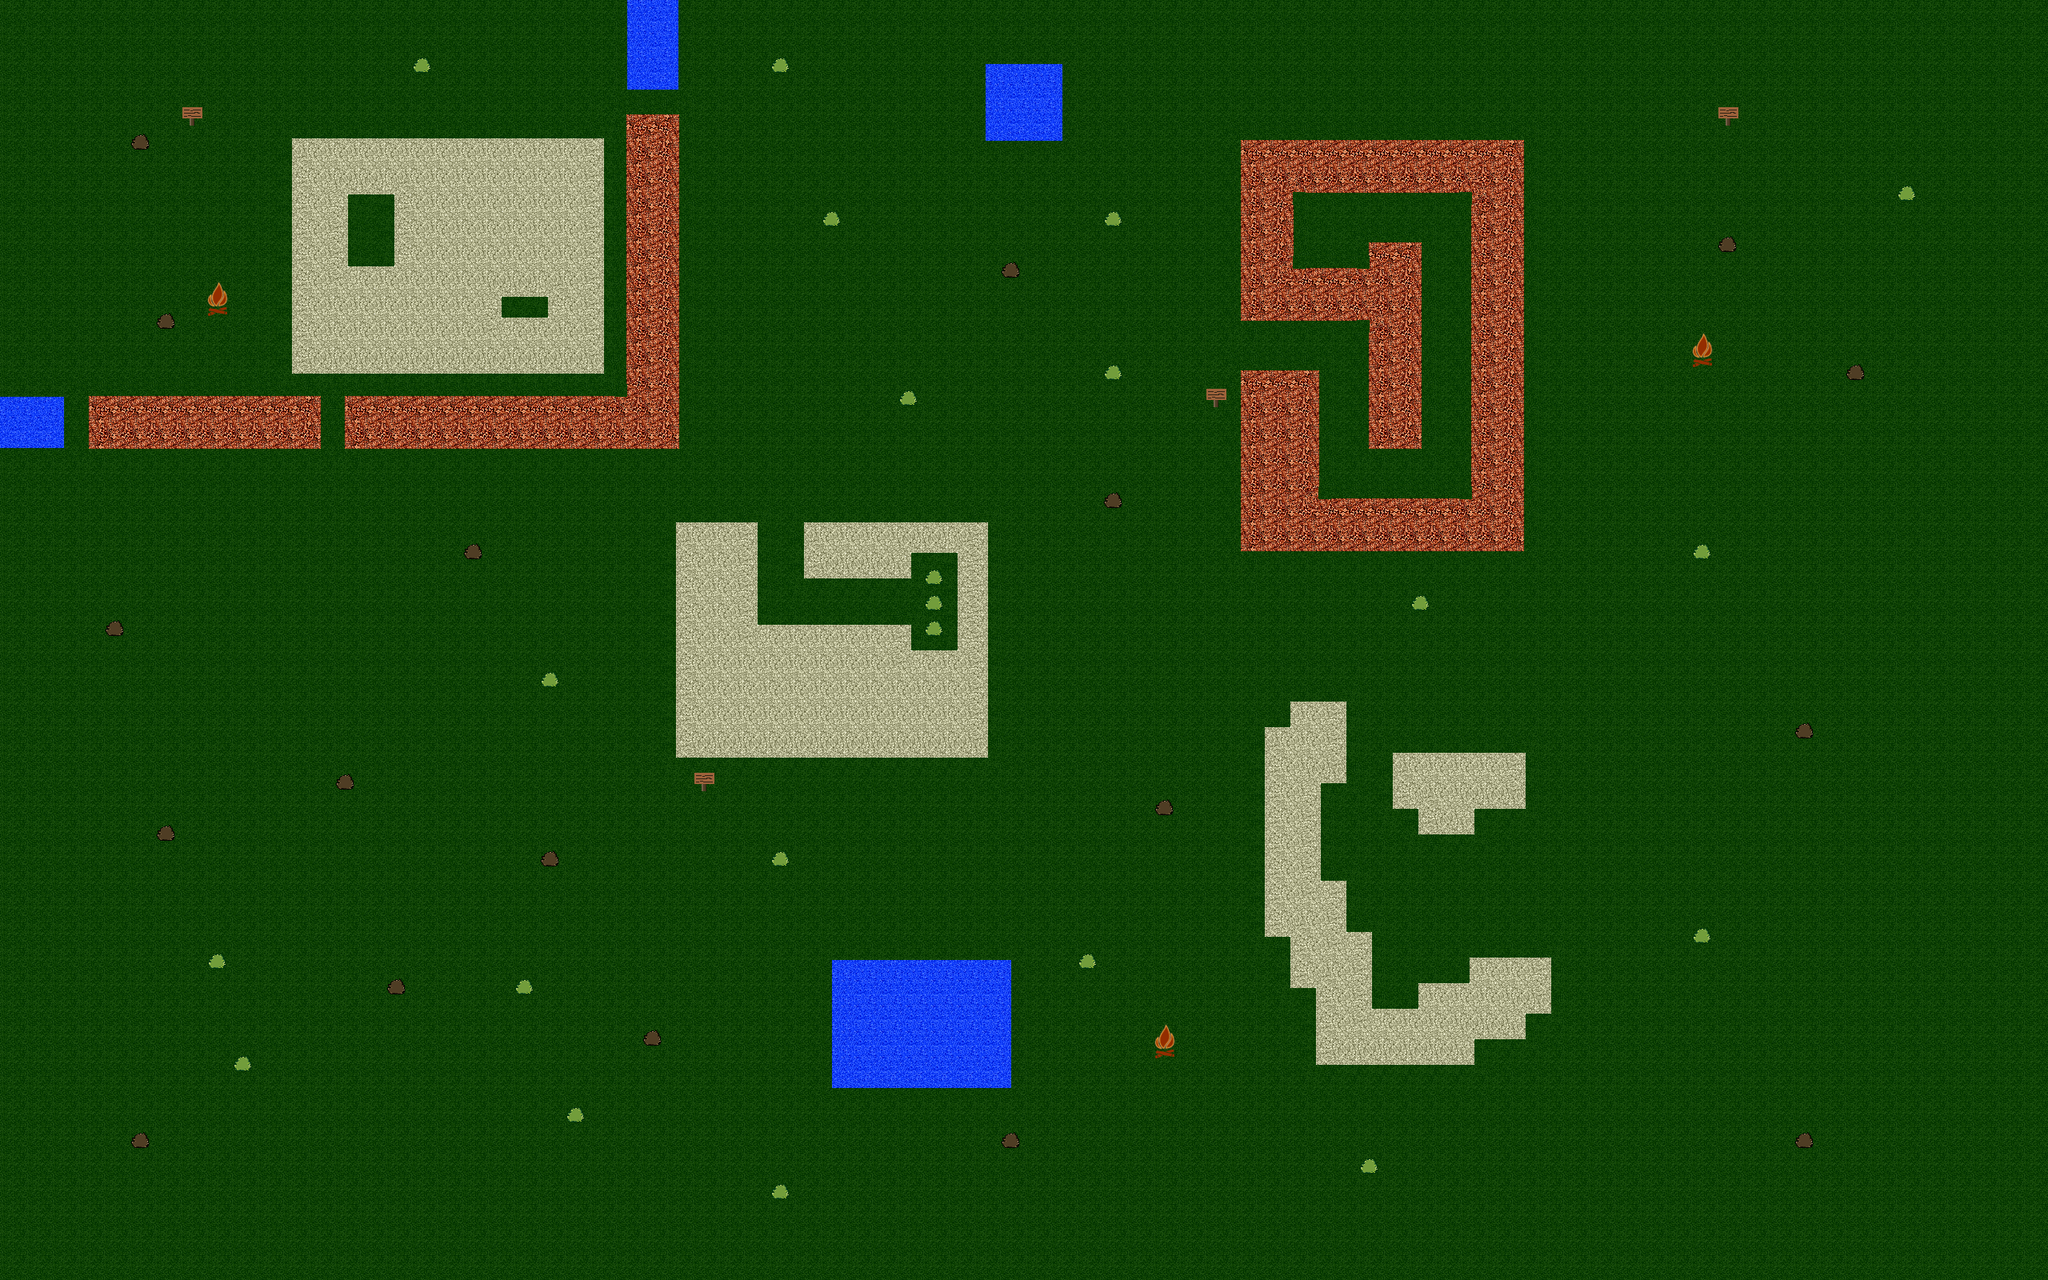

Rendered tile map (Tiled .tmx) drawn with the repository's tilesets; below, a short description and the map source with its tile grids summarised:
An orthogonal 80x50 tile map with 32x32 px tiles, 2 tile layers (Hintergrund, Vordergrund) and 6 objects (3x Trigger, Start, Dialog, Waypoints).

<map version="1.0" orientation="orthogonal" renderorder="right-down" width="80" height="50" tilewidth="32" tileheight="32" nextobjectid="10">
 <tileset firstgid="1" source="../tilemap/test.tsx" />
 <layer name="Hintergrund" width="80" height="50">
  <data>[4000 cells, 4000 non-empty, 36 distinct tile ids]</data>
 </layer>
 <objectgroup name="Objekte">
  <object id="3" name="Spielerstart" type="Start" x="1166.67" y="752">
   <ellipse />
  </object>
  <object id="4" name="Chaos Trigger" type="Trigger" x="374.667" y="593.333" width="406.667" height="313.333" />
  <object id="5" name="Intro Dialog" type="Dialog" x="944" y="662.667" width="57.3333" height="49.3333">
   <properties>
    <property name="sequence" value="Intro" />
   </properties>
  </object>
  <object id="7" name="Storm Trigger" type="Trigger" x="637.333" y="1176" width="165.333" height="165.333">
   <ellipse />
  </object>
  <object id="8" name="Wobbel Trigger" type="Trigger" x="1496" y="308">
   <properties>
    <property name="action" value="bla" />
   </properties>
   <polygon points="0,0 -93.3333,114.667 49.3333,334.667 190.667,-44 292,296 300,-188 22.6667,-252 -246.667,-162.667" />
  </object>
  <object id="9" name="Gegener Pfad" type="Waypoints" x="1817.33" y="784">
   <polyline points="0,0 -264,10.6667 -508,225.333 -760,354.667 -848,445.333 -865.333,626.667 -692,665.333 -486.667,573.333 -382.667,400 -313.333,348 -268,385.333 -265.333,504 -218.667,616 -117.333,717.333" />
  </object>
 </objectgroup>
 <layer name="Vordergrund" width="80" height="50">
  <data>[4000 cells, 50 non-empty, 5 distinct tile ids]</data>
 </layer>
</map>
